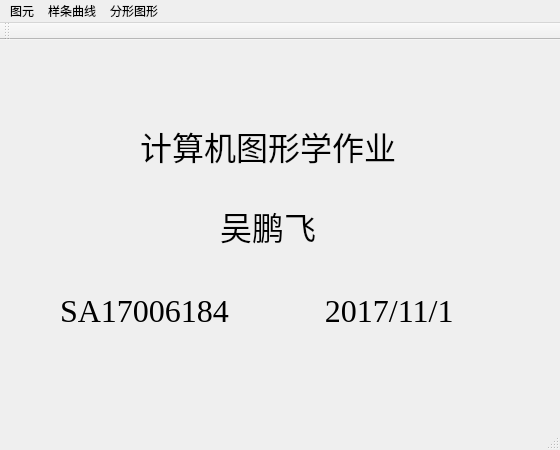
<?xml version="1.0" encoding="UTF-8"?>
<ui version="4.0">
 <class>MainWindow</class>
 <widget class="QMainWindow" name="MainWindow">
  <property name="geometry">
   <rect>
    <x>0</x>
    <y>0</y>
    <width>560</width>
    <height>450</height>
   </rect>
  </property>
  <property name="windowTitle">
   <string>MainWindow</string>
  </property>
  <widget class="QWidget" name="centralWidget">
   <widget class="QLabel" name="label">
    <property name="geometry">
     <rect>
      <x>140</x>
      <y>80</y>
      <width>301</width>
      <height>51</height>
     </rect>
    </property>
    <property name="font">
     <font>
      <family>华文行楷</family>
      <pointsize>24</pointsize>
     </font>
    </property>
    <property name="lineWidth">
     <number>10</number>
    </property>
    <property name="text">
     <string>计算机图形学作业</string>
    </property>
   </widget>
   <widget class="QLabel" name="label_2">
    <property name="geometry">
     <rect>
      <x>60</x>
      <y>250</y>
      <width>431</width>
      <height>41</height>
     </rect>
    </property>
    <property name="font">
     <font>
      <family>Times New Roman</family>
      <pointsize>24</pointsize>
     </font>
    </property>
    <property name="lineWidth">
     <number>10</number>
    </property>
    <property name="text">
     <string>SA17006184            2017/11/1</string>
    </property>
   </widget>
   <widget class="QLabel" name="label_3">
    <property name="geometry">
     <rect>
      <x>220</x>
      <y>160</y>
      <width>131</width>
      <height>51</height>
     </rect>
    </property>
    <property name="font">
     <font>
      <family>华文行楷</family>
      <pointsize>24</pointsize>
     </font>
    </property>
    <property name="lineWidth">
     <number>10</number>
    </property>
    <property name="text">
     <string>吴鹏飞</string>
    </property>
   </widget>
  </widget>
  <widget class="QMenuBar" name="menuBar">
   <property name="geometry">
    <rect>
     <x>0</x>
     <y>0</y>
     <width>560</width>
     <height>23</height>
    </rect>
   </property>
   <widget class="QMenu" name="menu">
    <property name="title">
     <string>图元</string>
    </property>
    <addaction name="LineBtn"/>
    <addaction name="separator"/>
    <addaction name="CircleBtn"/>
    <addaction name="separator"/>
    <addaction name="EllipseBtn"/>
    <addaction name="separator"/>
    <addaction name="FillBtn"/>
   </widget>
   <widget class="QMenu" name="menu_2">
    <property name="title">
     <string>样条曲线</string>
    </property>
    <addaction name="BezierBtn"/>
    <addaction name="separator"/>
    <addaction name="BSplineBtn"/>
    <addaction name="separator"/>
   </widget>
   <widget class="QMenu" name="menu_3">
    <property name="title">
     <string>分形图形</string>
    </property>
    <addaction name="separator"/>
    <addaction name="KochBtn"/>
    <addaction name="separator"/>
    <addaction name="MandelbrotBtn"/>
    <addaction name="separator"/>
    <addaction name="JuliaBtn"/>
    <addaction name="separator"/>
    <addaction name="FernBtn"/>
    <addaction name="separator"/>
   </widget>
   <addaction name="menu"/>
   <addaction name="menu_2"/>
   <addaction name="menu_3"/>
  </widget>
  <widget class="QToolBar" name="mainToolBar">
   <attribute name="toolBarArea">
    <enum>TopToolBarArea</enum>
   </attribute>
   <attribute name="toolBarBreak">
    <bool>false</bool>
   </attribute>
  </widget>
  <widget class="QStatusBar" name="statusBar"/>
  <action name="LineBtn">
   <property name="text">
    <string>直线</string>
   </property>
  </action>
  <action name="CircleBtn">
   <property name="text">
    <string>圆</string>
   </property>
  </action>
  <action name="EllipseBtn">
   <property name="text">
    <string>椭圆</string>
   </property>
  </action>
  <action name="FillBtn">
   <property name="text">
    <string>填充</string>
   </property>
  </action>
  <action name="BezierBtn">
   <property name="text">
    <string>Bezier曲线</string>
   </property>
  </action>
  <action name="BSplineBtn">
   <property name="text">
    <string>B-样条曲线</string>
   </property>
  </action>
  <action name="KochBtn">
   <property name="text">
    <string>Koch</string>
   </property>
  </action>
  <action name="MandelbrotBtn">
   <property name="text">
    <string>Mandelbrot</string>
   </property>
  </action>
  <action name="JuliaBtn">
   <property name="text">
    <string>Julia</string>
   </property>
  </action>
  <action name="FernBtn">
   <property name="text">
    <string>蕨类植物</string>
   </property>
  </action>
 </widget>
 <layoutdefault spacing="6" margin="11"/>
 <resources/>
 <connections/>
</ui>
